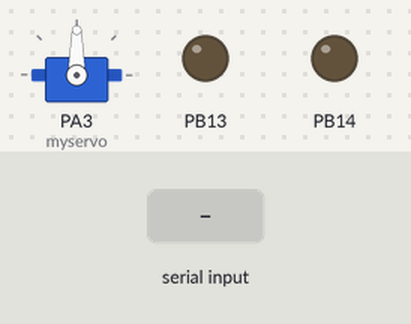
This sketch was run on a simulated STM32 Blue Pill. Shown: servo, output pins drawn as LEDs (lit = HIGH). The test bench sets the inputs (shaded band).

Above: at 1.2 s.
1.3 s: "2" received over the second serial link
At 1.9 s:
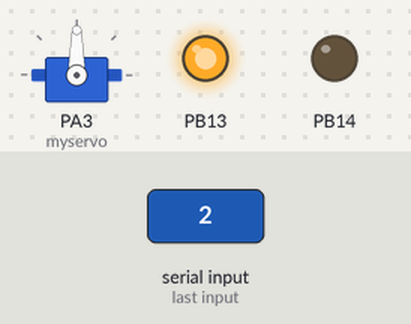
2.8 s: "4" received over the second serial link
At 3.1 s:
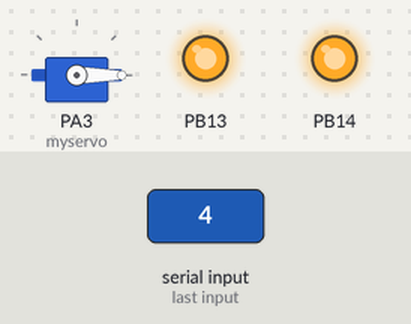
4.3 s: "1" received over the second serial link
At 5.4 s:
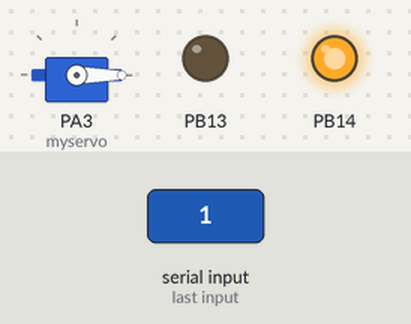
5.8 s: "3" received over the second serial link
At 6.6 s:
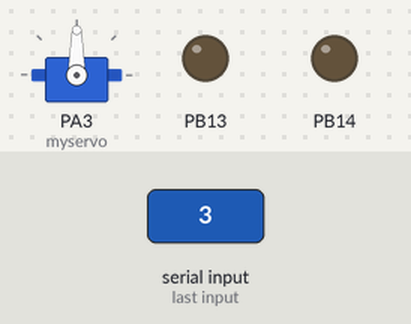
Timing chart, 0 to 8.3 s (numbered marks = the images above; inputs shaded):
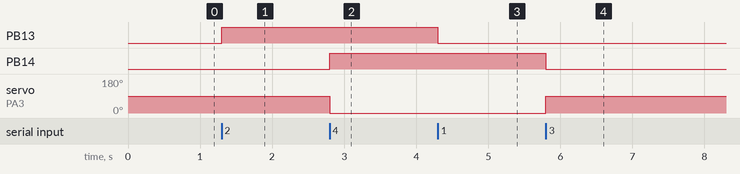

Measured:
- after the input at 1.3 s, PB13: LOW → HIGH at once
- after the input at 2.8 s, PB14: LOW → HIGH at once; servo on PA3 (myservo): 90° → 0° at once
- after the input at 4.3 s, PB13: HIGH → LOW at once
- after the input at 5.8 s, PB14: HIGH → LOW at once; servo on PA3 (myservo): 0° → 90° at once

The sketch:

stmrx.ino
```cpp
#include <Servo.h>


//#define enablePin PA2 //tx
#define enablePin PA10 //rx
#define relay1 PB13
#define relay1 PB14
Servo myservo;

void setup(){
  Serial1.begin(9600);            // Begins Serial communication at serial1 Port PA9,PA10 at baudrate 9600
 // pinMode(PC13 , OUTPUT);
    pinMode(PB13 , OUTPUT);
     pinMode(PB14 , OUTPUT);
      myservo.attach(PA3);
    pinMode(enablePin, INPUT);
  delay(10);
  digitalWrite(enablePin,LOW);        //  (Pin 8 always LOW to receive value from Master)
}

void loop()
{

  char c;
  if(Serial1.available()>0){
    c=Serial1.read();
    if(c=='1'){
      digitalWrite(PB13,LOW);

    }
    if(c=='2'){
      digitalWrite(PB13,HIGH);
    }
     if(c=='3'){
      digitalWrite(PB14,LOW);
         myservo.write(90);
    }
    if(c=='4'){
      digitalWrite(PB14,HIGH);
         myservo.write(0);
    }
  }


}
```
